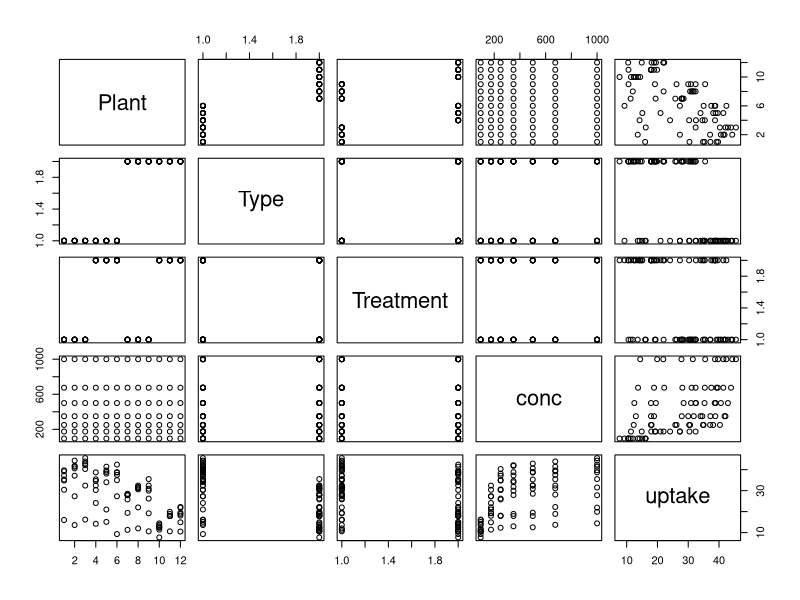
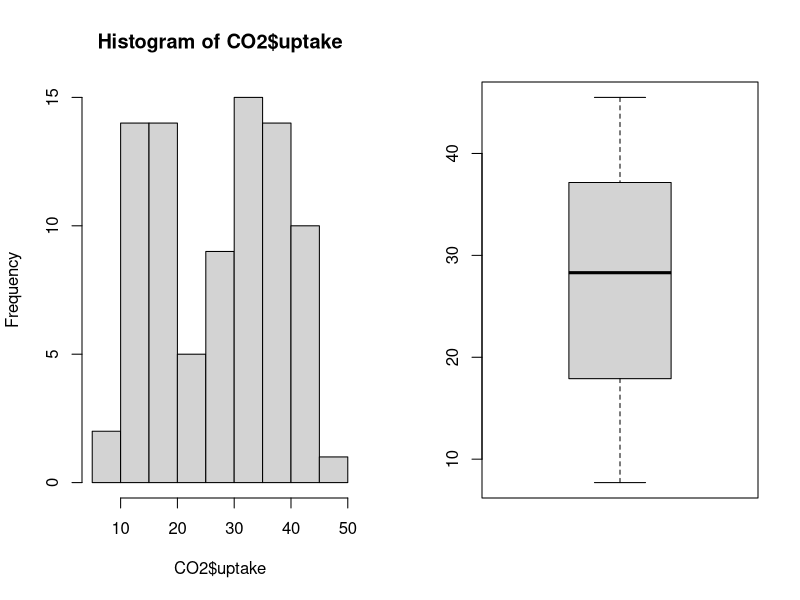
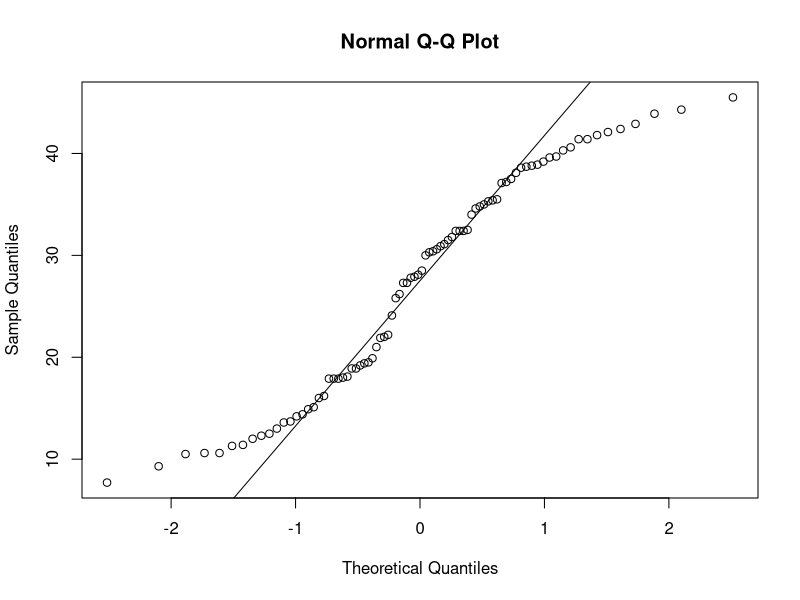
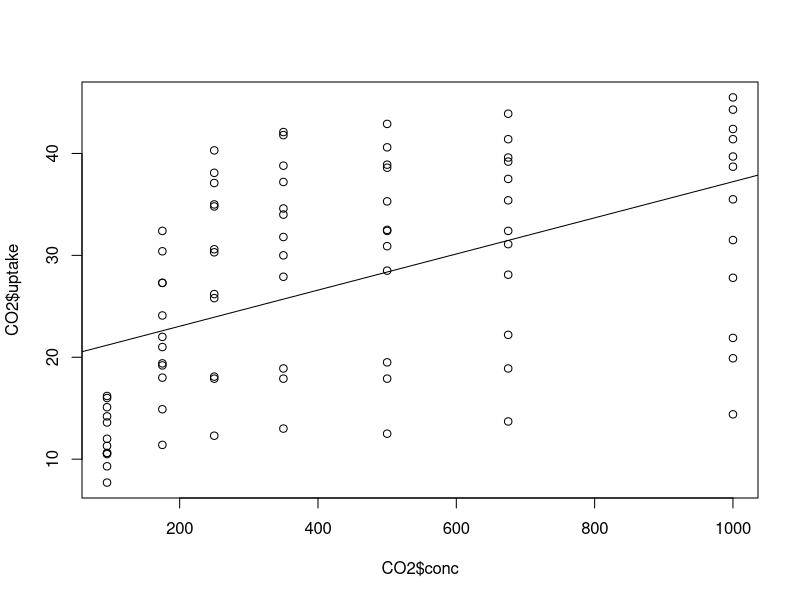

Here is the R script that generated these plots, in order:
## ---- chunk 1
knitr::opts_chunk$set(echo=TRUE, fig.path="imgs/CO2_EDA/",
                      fig.width=6, fig.height=4,
                      fig.show='hold', fig.align='center')
options(width=100)
## ---- chunk 2
?CO2
## ---- chunk 3
str(CO2)
## ---- chunk 4
summary(CO2)
## ---- chunk 5
plot(CO2)
## ---- chunk 6
par(mfrow=c(1,2))
hist(CO2$uptake)
boxplot(CO2$uptake)
par(mfrow=c(1,1))
## ---- chunk 7
qqnorm(CO2$uptake)
qqline(CO2$uptake)
## ---- chunk 8
plot(CO2$conc, CO2$uptake)
abline(lm(uptake~conc, CO2))
